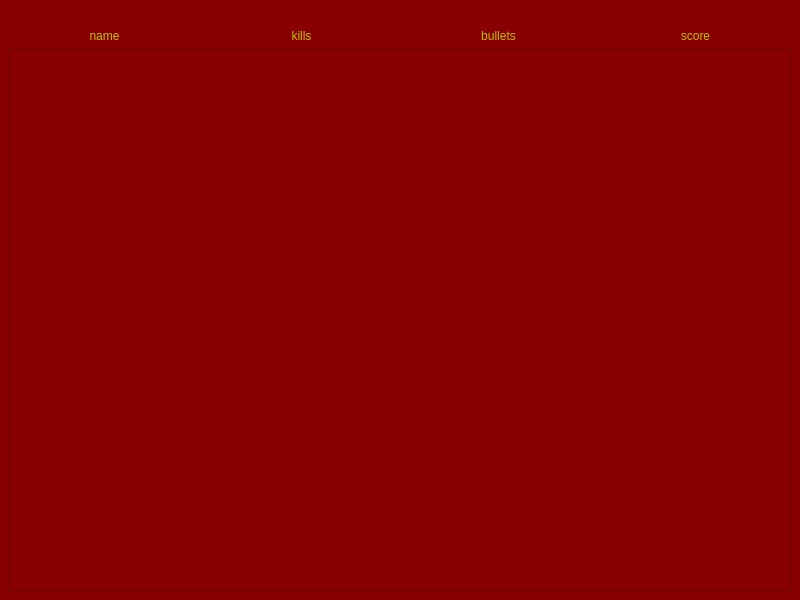
<?xml version="1.0" encoding="UTF-8"?>
<ui version="4.0">
 <class>ScoreWindow</class>
 <widget class="QMainWindow" name="ScoreWindow">
  <property name="geometry">
   <rect>
    <x>0</x>
    <y>0</y>
    <width>800</width>
    <height>600</height>
   </rect>
  </property>
  <property name="windowTitle">
   <string>MainWindow</string>
  </property>
  <property name="styleSheet">
   <string notr="true">background: rgb(136, 0, 0)</string>
  </property>
  <widget class="QWidget" name="centralwidget">
   <layout class="QGridLayout" name="gridLayout">
    <item row="2" column="0">
     <widget class="QTableWidget" name="scoreTable">
      <property name="styleSheet">
       <string notr="true">background: rgb(136, 0, 0)</string>
      </property>
      <property name="gridStyle">
       <enum>Qt::NoPen</enum>
      </property>
     </widget>
    </item>
    <item row="1" column="0">
     <layout class="QHBoxLayout" name="horizontalLayout_2">
      <item>
       <widget class="QLabel" name="nameLabel">
        <property name="styleSheet">
         <string notr="true">color: rgb(190, 193, 3)</string>
        </property>
        <property name="text">
         <string>name</string>
        </property>
        <property name="alignment">
         <set>Qt::AlignCenter</set>
        </property>
       </widget>
      </item>
      <item>
       <widget class="QLabel" name="killsLabel">
        <property name="styleSheet">
         <string notr="true">color: rgb(190, 193, 3)</string>
        </property>
        <property name="text">
         <string>kills</string>
        </property>
        <property name="alignment">
         <set>Qt::AlignCenter</set>
        </property>
       </widget>
      </item>
      <item>
       <widget class="QLabel" name="bulletsLabel">
        <property name="styleSheet">
         <string notr="true">color: rgb(190, 193, 3)</string>
        </property>
        <property name="text">
         <string>bullets</string>
        </property>
        <property name="alignment">
         <set>Qt::AlignCenter</set>
        </property>
       </widget>
      </item>
      <item>
       <widget class="QLabel" name="scoreLabel">
        <property name="styleSheet">
         <string notr="true">color: rgb(190, 193, 3)</string>
        </property>
        <property name="text">
         <string>score</string>
        </property>
        <property name="alignment">
         <set>Qt::AlignCenter</set>
        </property>
       </widget>
      </item>
     </layout>
    </item>
    <item row="0" column="0">
     <widget class="QLabel" name="titleLabel">
      <property name="text">
       <string/>
      </property>
      <property name="alignment">
       <set>Qt::AlignCenter</set>
      </property>
     </widget>
    </item>
   </layout>
  </widget>
 </widget>
 <resources/>
 <connections/>
</ui>
